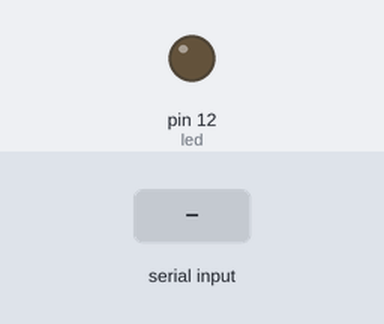
Bench run of a sketch on a simulated Arduino Uno, built with avr-gcc and run on an emulated ATmega328P. Shown: output pins drawn as LEDs (lit = HIGH). The inputs (shaded band) are chosen by the test bench.

Above: at 1.2 s.
1.3 s: "L" received over Serial
At 2.1 s:
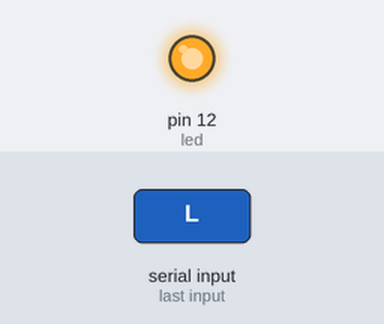
2.8 s: "D" received over Serial
At 3.2 s:
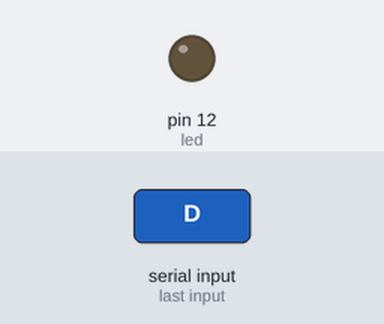
4.3 s: "l" received over Serial
At 5.6 s:
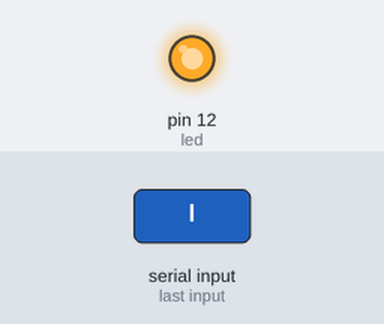
Timing chart, 0 to 7.3 s (numbered marks = the images above; inputs shaded):
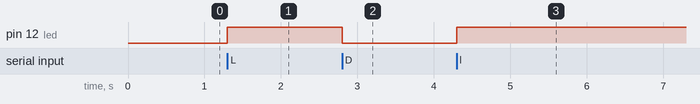

Measured:
- after the input at 1.3 s, pin 12 (led): LOW → HIGH at once
- after the input at 2.8 s, pin 12 (led): HIGH → LOW at once
- after the input at 4.3 s, pin 12 (led): LOW → HIGH at once

The sketch:

comunicacaoSerial.ino
```cpp
// C++ code
//
int led = 12;
void setup()
{
  pinMode(led, OUTPUT);
  Serial.begin(9600);
}

void loop()
{
  if (Serial.available() > 0){
    char comando = Serial.read();

    if(comando == 'L' || comando == 'l') {
     digitalWrite(led, HIGH);
    }
    else if (comando == 'D' || comando == 'd'){
      digitalWrite(led, LOW);
    }
  }
}
```
